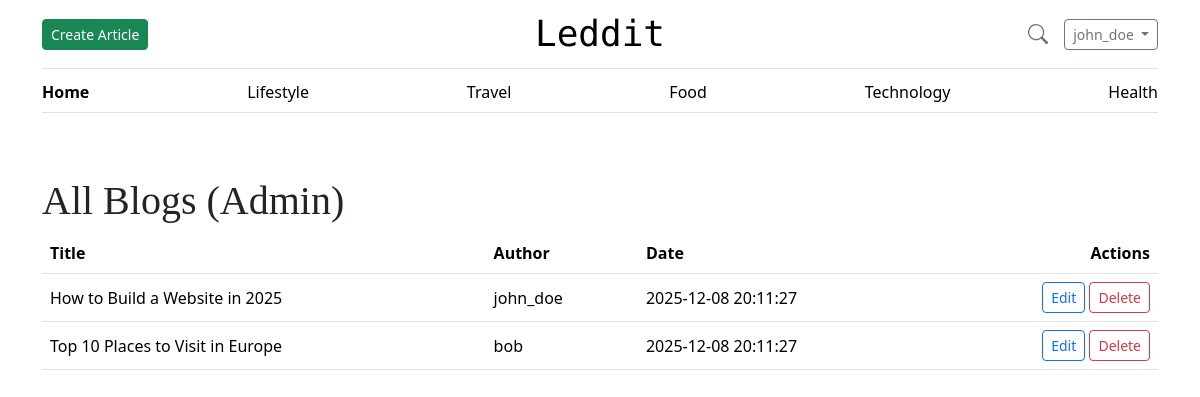
/all_blogs.php (signed in), run on the app's committed database.
### tables this page shows
CREATE TABLE articles (
    article_id INT AUTO_INCREMENT PRIMARY KEY,
    FK_user_id INT NOT NULL,
    title VARCHAR(255) NOT NULL,
    slug VARCHAR(255) UNIQUE NOT NULL,
    summary TEXT,
    content LONGTEXT NOT NULL,
    created_at TIMESTAMP DEFAULT CURRENT_TIMESTAMP,
    updated_at TIMESTAMP DEFAULT CURRENT_TIMESTAMP ON UPDATE CURRENT_TIMESTAMP,
    is_published BOOLEAN DEFAULT TRUE,

    FULLTEXT KEY ft_title_summary (title, summary),
    FULLTEXT KEY ft_content (content),

    FOREIGN KEY (FK_user_id) REFERENCES users(user_id) ON DELETE CASCADE
);

CREATE TABLE users (
    user_id INT AUTO_INCREMENT PRIMARY KEY,  
    username VARCHAR(50) NOT NULL UNIQUE,    
    password_hash VARCHAR(255) NOT NULL,     
    email VARCHAR(100) UNIQUE,               
    is_active BOOLEAN DEFAULT TRUE,          
    created_at TIMESTAMP DEFAULT CURRENT_TIMESTAMP,  
    updated_at TIMESTAMP DEFAULT CURRENT_TIMESTAMP ON UPDATE CURRENT_TIMESTAMP  
);

### www/all_blogs.php (the view, shortened to what this page needs)
<?php
require_once("db_access.php");
$stmt = $pdo->query("
    SELECT
        a.title,
        a.slug,
        a.created_at,
        u.username
    FROM articles a
    JOIN users u ON u.user_id = a.FK_user_id
    ORDER BY a.created_at DESC
");
$blogs = $stmt->fetchAll();
?>
<!DOCTYPE html>
<html lang="en">
<head>
    <?php readfile("./assets/head.html"); ?>
</head>
<body>
<?php require "./assets/navbar.php"; ?>
<main class="container py-5">
    <h1>All Blogs (Admin)</h1>
    <table class="table align-middle">
        <thead>
        <tr>
            <th>Title</th>
            <th>Author</th>
            <th>Date</th>
            <th class="text-end">Actions</th>
        </tr>
        </thead>
        <tbody>
        <?php foreach ($blogs as $b): ?>
            <tr>
                <td><?= htmlspecialchars($b["title"]) ?></td>
                <td><?= htmlspecialchars($b["username"]) ?></td>
                <td><?= $b["created_at"] ?></td>
                <td class="text-end">
                    <a class="btn btn-sm btn-outline-primary"
                       href="edit_article.php?slug=<?= urlencode($b["slug"]) ?>">
                        Edit
                    </a>
                    <a class="btn btn-sm btn-outline-danger"
                       href="delete_article.php?slug=<?= urlencode($b["slug"]) ?>"
                       onclick="return confirm('Delete this article permanently?');">
                        Delete
                    </a>
                </td>
            </tr>
        <?php endforeach; ?>
        </tbody>
    </table>
</main>
</body>
</html>

### www/assets/css/blog.css (style rules this page uses)
h1, h2, h3, h4, h5, h6 { font-family: "Playfair Display", Georgia, "Times New Roman", serif; }

### data on the page
articles: title "How to Build a Website in 2025", FK_user.username "john_doe", created_at "2025-12-08 20:11:27"
articles: title "Top 10 Places to Visit in Europe", FK_user.username "bob", created_at "2025-12-08 20:11:27"

### other printed values
$_SESSION["user_name_logged_in"] "john_doe"
